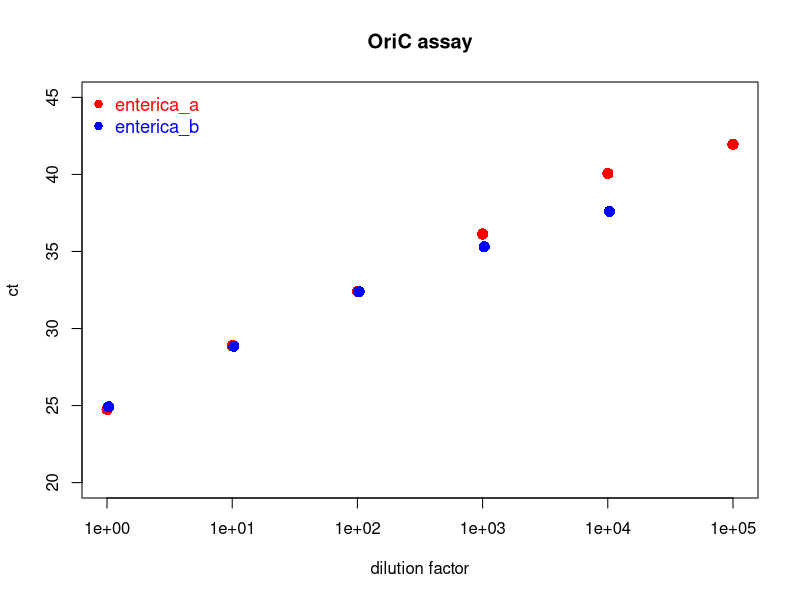

Write the R code that produced this figure.
setwd("C:\\Users\\DickinsG\\Desktop\\PCR")

abi_oric = read.csv('abi7500_detection_limit_oric.csv', header = T)

#abi_gfp = read.csv('abi7500_detection_limit_gfp.csv.csv', header = T)

x <- abi_oric$dilution
x2 <- c(1.03, 10.3, 103, 1030, 10300, 103000)

pointsize = 1.5

plot (x, abi_oric$enterica_a,
      log = "x",
      main="OriC assay",
      xlab='dilution factor',
      ylab = "ct",
      ylim=c(20,45),
	col="red",
 	pch = 16,
 	cex = pointsize)

points (x, abi_oric$enterica_a, col="red", pch = 16, cex = pointsize)
points (x2, abi_oric$enterica_b, col="blue", pch = 16, cex = pointsize)



legend("topleft", 
       inset = c(0,0), 
       cex = 1.1, 
       bty = "n", 
       legend = c("enterica_a", "enterica_b"), 
       text.col = c("red", "blue"),
       col = c("red", "blue"), 
       pch = 16)


